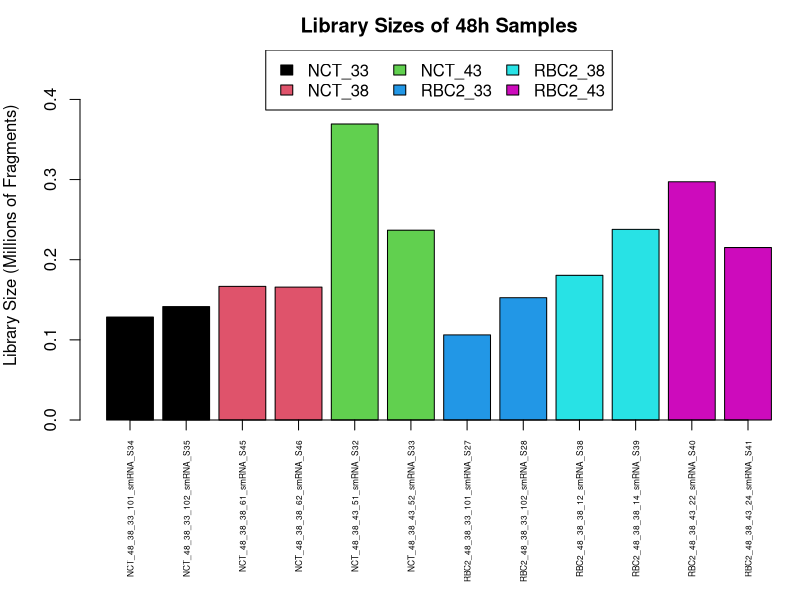
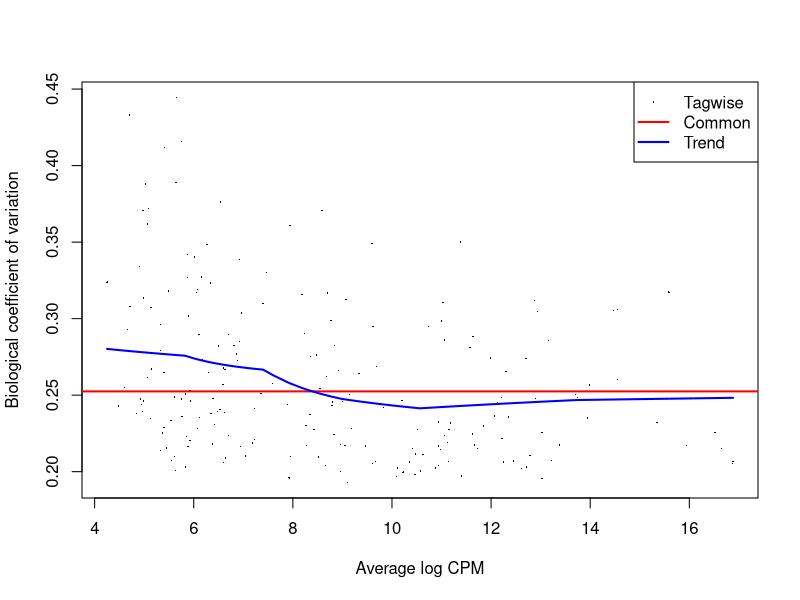
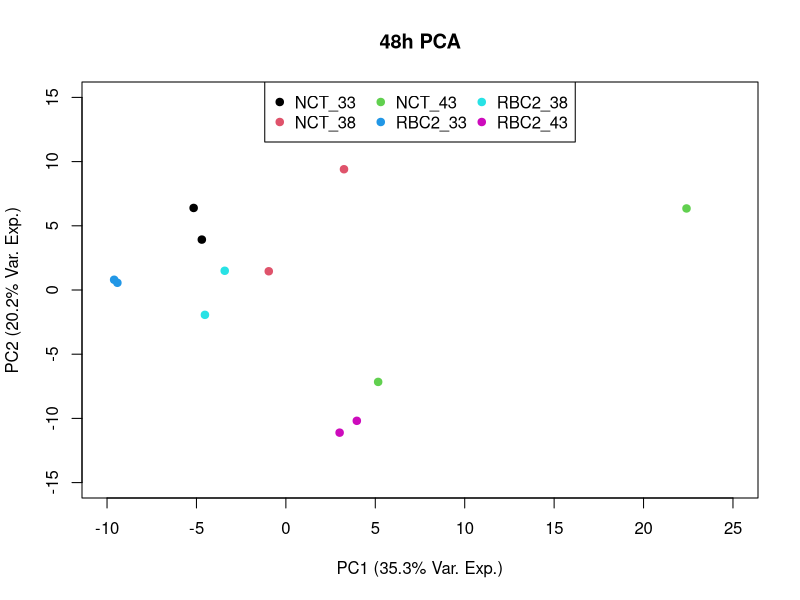
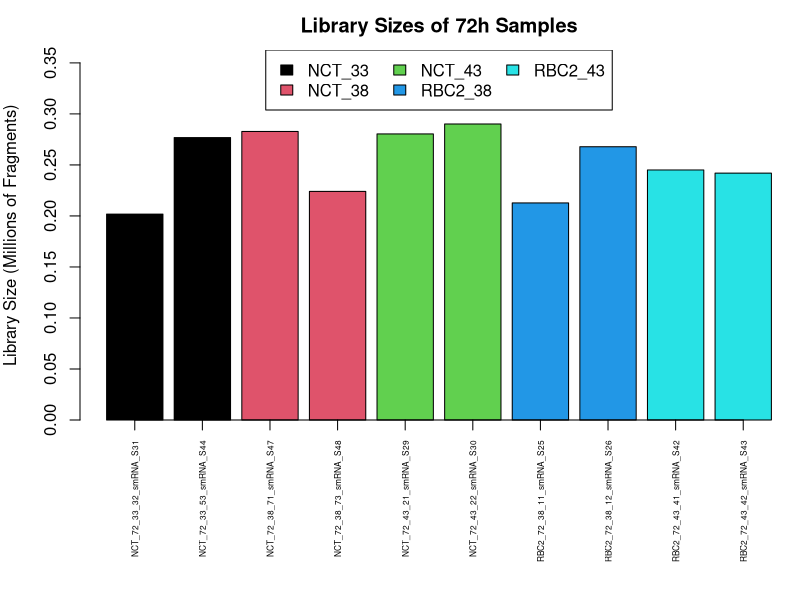
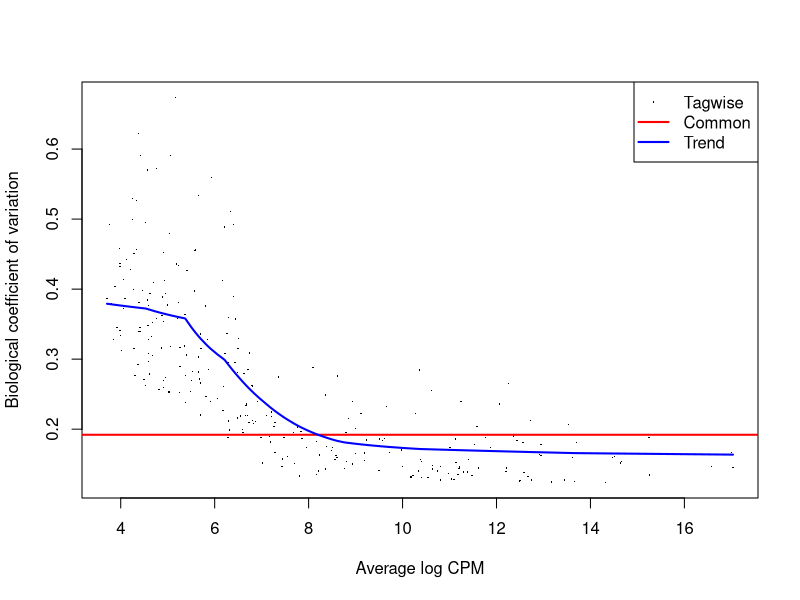
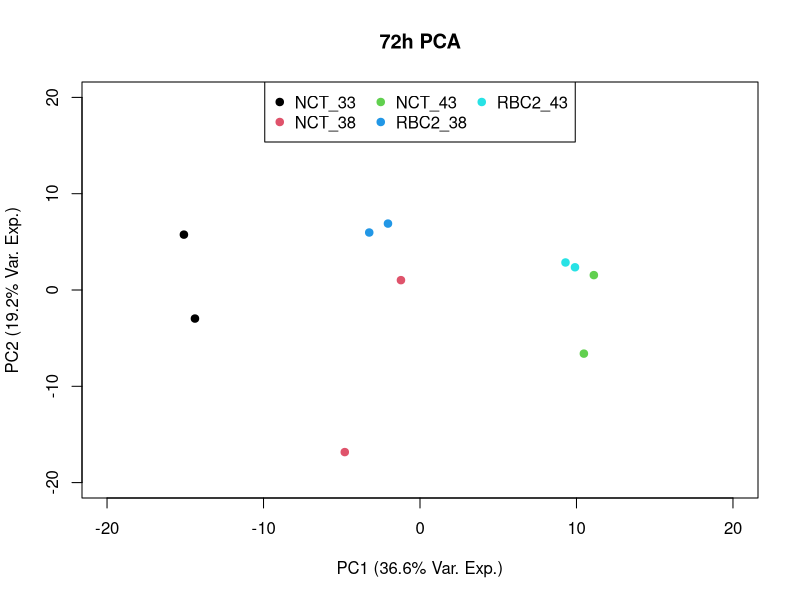

Here is the R script that generated these plots, in order:
# Perform a differential gene expression analysis of miRNAs with edgeR.

setwd("~/Dropbox/GitHub/RIS/ReedKM_Turkey_miRNA")

library("edgeR")
library("pheatmap")

# Read in the counts matrix
counts <- read.table("Results/miRNA_Expression/vs_NewGenome/miRNA_Expression.bt.NewGenome.txt", header=TRUE, sep="\t")
# Read in the experimental metadata
exp_meta <- read.csv("Resources/Experiment_Metadata.csv", header=TRUE)

# Save the miR names
mir_names <- as.character(counts$Geneid)

# Remove the two samples that are not meant for miRNA analysis
excl_samp <- c("NCT_48_38_38_R_smRNA_S37", "NCT_72_38_R_smRNA_S36")
counts <- counts[,!colnames(counts) %in% excl_samp]
# Remove the first six columns from the subread.txt file
counts <- counts[,-c(1:6)]
# Remove the two samples from the metadata csv too
exp_meta <- exp_meta[!exp_meta$Sample %in% excl_samp,]

# Separate the data into 48 and 72 - these are separate experiments
counts_48 <- counts[,grepl("_48_", colnames(counts))]
counts_72 <- counts[,grepl("_72_", colnames(counts))]
exp_meta_48 <- exp_meta[grepl("_48_", exp_meta$Sample),]
exp_meta_72 <- exp_meta[grepl("_72_", exp_meta$Sample),]

# Make the group assignments based on genotype and incubation temp
exp_meta_48$Group <- as.factor(paste(exp_meta_48$Genotype, exp_meta_48$Incubation.Temp, sep="_"))
exp_meta_72$Group <- as.factor(paste(exp_meta_72$Genotype, exp_meta_72$Incubation.Temp, sep="_"))

# Summarize the 48h samples
dge_dat_48 <- DGEList(
    counts=counts_48,
    genes=mir_names,
    group=exp_meta_48$Group)
# # Calculate the normalization factors
dge_dat_48 <- calcNormFactors(dge_dat_48)
# Let's make our first diagnostic plot - the total library size in fragments.
lib_sizes_M <- as.numeric(dge_dat_48$samples$lib.size) / 1000000
pdf(file="Results/miRNA_Expression/vs_NewGenome/48_Fragment_Counts.pdf", height=6, width=6)
par(mar=c(9, 4, 2.5, 0.1))
at <- barplot(
    lib_sizes_M,
    ylim=c(0, max(lib_sizes_M)*1.25),
    col=as.numeric(dge_dat_48$samples$group),
    xlab="",
    ylab="Library Size (Millions of Fragments)",
    main="Library Sizes of 48h Samples",
    axes=FALSE)
axis(side=2)
axis(side=1, at=at, labels=as.character(rownames(dge_dat_48$samples)), las=2, cex.axis=0.5)
legend("top",
    legend=unique(dge_dat_48$samples$group),
    fill=seq_along(unique(dge_dat_48$samples$group)),
    ncol=length(unique(dge_dat_48$samples$group))/2)
dev.off()
# Do the counts-based filtering. We are being permissive here.
min_cts <- 3
smallest_grp <- min(table(exp_meta_48$Group))
min_cpm <- log2((1 + min_cts) / min(dge_dat_48$samples$lib.size) * 1e6)
# Then if a gene has at least N samples with CPM greater than or equal to this
# CPM value, we keep it. N is the size of the smallest group.
cpms <- cpm(dge_dat_48, log=TRUE, prior.count=1)
keep <- apply(cpms, 1, function(x) {
    cvals <- as.numeric(x)
    pass_flt <- sum(cvals >= min_cpm)
    if(pass_flt >= smallest_grp) {
        return(TRUE)
    } else {
        return(FALSE)
    }
})
# Drop the genes that failed the filtering, and recalculate the library sizes
dge_dat_48 <- dge_dat_48[keep, ,keep.lib.sizes=FALSE]
dim(dge_dat_48)
print(min_cpm)

# Make a model matrix based on the group assignments and estimate the
# dispersions
modmat <- model.matrix(~0 + Group, data=exp_meta_48)
dge_dat_48 <- estimateDisp(dge_dat_48, design=modmat)

# Plot the biological coefficient of variation (BCV)
pdf(file="Results/miRNA_Expression/vs_NewGenome/48_BCV.pdf", height=6, width=6)
plotBCV(dge_dat_48)
dev.off()

# Plot a PCA of the samples based on the normalized CPMs for each miRNA
pdf(file="Results/miRNA_Expression/vs_NewGenome/48_PCA.pdf", height=6, width=6)
norm_cpm <- cpm(dge_dat_48, log=TRUE, prior.count=1, normalized=TRUE)
pc_dat <- prcomp(t(norm_cpm), scale=TRUE)
summary(pc_dat)
pc_1 <- pc_dat$x[,"PC1"]
pc_2 <- pc_dat$x[, "PC2"]
plot(
    pc_2 ~ pc_1,
    xlim=c(-10, 25),
    ylim=c(-15, 15),
    xlab="PC1 (35.3% Var. Exp.)",
    ylab="PC2 (20.2% Var. Exp.)",
    main="48h PCA",
    pch=19,
    col=as.numeric(dge_dat_48$samples$group))
grps <- as.character(unique(dge_dat_48$samples$group))
legend("top", grps, pch=19, col=seq_along(grps), ncol=3)
dev.off()

# Do the same for the 72h samples now
dge_dat_72 <- DGEList(
    counts=counts_72,
    genes=mir_names,
    group=exp_meta_72$Group)
# # Calculate the normalization factors
dge_dat_72 <- calcNormFactors(dge_dat_72)
# Let's make our first diagnostic plot - the total library size in fragments.
lib_sizes_M <- as.numeric(dge_dat_72$samples$lib.size) / 1000000
pdf(file="Results/miRNA_Expression/vs_NewGenome/72_Fragment_Counts.pdf", height=6, width=6)
par(mar=c(9, 4, 2.5, 0.1))
at <- barplot(
    lib_sizes_M,
    ylim=c(0, max(lib_sizes_M)*1.25),
    col=as.numeric(dge_dat_72$samples$group),
    xlab="",
    ylab="Library Size (Millions of Fragments)",
    main="Library Sizes of 72h Samples",
    axes=FALSE)
axis(side=2)
axis(side=1, at=at, labels=as.character(rownames(dge_dat_72$samples)), las=2, cex.axis=0.5)
legend("top",
    legend=unique(dge_dat_72$samples$group),
    fill=seq_along(unique(dge_dat_72$samples$group)),
    ncol=3)
dev.off()
# Do the counts-based filtering. We are being permissive here.
min_cts <- 3
smallest_grp <- min(table(exp_meta_72$Group))
min_cpm <- log2((1 + min_cts) / min(dge_dat_72$samples$lib.size) * 1e6)
# Then if a gene has at least N samples with CPM greater than or equal to this
# CPM value, we keep it. N is the size of the smallest group.
cpms <- cpm(dge_dat_72, log=TRUE, prior.count=1)
keep <- apply(cpms, 1, function(x) {
    cvals <- as.numeric(x)
    pass_flt <- sum(cvals >= min_cpm)
    if(pass_flt >= smallest_grp) {
        return(TRUE)
    } else {
        return(FALSE)
    }
})
# Drop the genes that failed the filtering, and recalculate the library sizes
dge_dat_72 <- dge_dat_72[keep, ,keep.lib.sizes=FALSE]
dim(dge_dat_72)
print(min_cpm)

# Make a model matrix based on the group assignments and estimate the
# dispersions
modmat <- model.matrix(~0 + Group, data=exp_meta_72)
dge_dat_72 <- estimateDisp(dge_dat_72, design=modmat)

# Plot the biological coefficient of variation (BCV)
pdf(file="Results/miRNA_Expression/vs_NewGenome/72_BCV.pdf", height=6, width=6)
plotBCV(dge_dat_72)
dev.off()

# Plot a PCA of the samples based on the normalized CPMs for each miRNA
pdf(file="Results/miRNA_Expression/vs_NewGenome/72_PCA.pdf", height=6, width=6)
norm_cpm <- cpm(dge_dat_72, log=TRUE, prior.count=1, normalized=TRUE)
pc_dat <- prcomp(t(norm_cpm), scale=TRUE)
summary(pc_dat)
pc_1 <- pc_dat$x[,"PC1"]
pc_2 <- pc_dat$x[, "PC2"]
plot(
    pc_2 ~ pc_1,
    xlim=c(-20, 20),
    ylim=c(-20, 20),
    xlab="PC1 (36.6% Var. Exp.)",
    ylab="PC2 (19.2% Var. Exp.)",
    main="72h PCA",
    pch=19,
    col=as.numeric(dge_dat_72$samples$group))
grps <- as.character(unique(dge_dat_72$samples$group))
legend("top", grps, pch=19, col=seq_along(grps), ncol=3)
dev.off()
